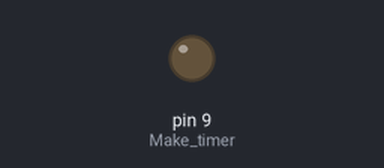
The sketch below on a simulated Arduino Uno, built with avr-gcc and run on an emulated ATmega328P. Parts: output pins drawn as LEDs (lit = HIGH).

Above: at 0.0 s.
Timing chart, 0 to 2.5 s (numbered marks = the images above):
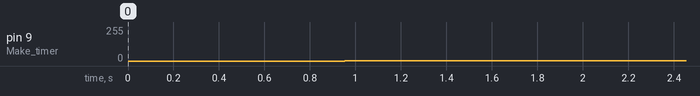

The sketch:

mm_attempt1.ino
```cpp
/******** Load AVR timer interrupt macros ********/
#include <avr/interrupt.h>

/******** Sine wave parameters ********/
#define PI2     6.283185 // 2 * PI - saves calculating it later
#define AMP     255      // Multiplication factor for the sine wave
#define OFFSET  96      // Offset shifts wave to just positive values

/******** Lookup table ********/
#define LENGTH  256  // The length of the waveform lookup table
byte wave[LENGTH];   // Storage for the waveform

void setup() {

  additive();

  /******** Set timer1 for 8-bit fast PWM output ********/
  pinMode(9, OUTPUT);       // Make timer's PWM pin an output
  TCCR1B  = (1 << CS10);    // Set prescaler to full 16MHz
  TCCR1A |= (1 << COM1A1);  // PWM pin to go low when TCNT1=OCR1A
  TCCR1A |= (1 << WGM10);   // Put timer into 8-bit fast PWM mode
  TCCR1B |= (1 << WGM12);

  /******** Set up timer 2 to call ISR ********/
  TCCR2A = 0;               // We need no options in control register A
  TCCR2B = (6 << CS20);     // Set prescaller to divide by 8
  TIMSK2 = (1 << OCIE2A);   // Set timer to call ISR when TCNT2 = OCRA2
  OCR2A = 32;               // sets the frequency of the generated wave
  sei();                    // Enable interrupts to generate waveform!
}

void loop() {  // Nothing to do!
}

/******** Called every time TCNT2 = OCR2A ********/
ISR(TIMER2_COMPA_vect) {  // Called each time TCNT2 == OCR2A
  static byte index=0;    // Points to successive entries in the wavetable
  OCR1AL = wave[index++]; // Update the PWM output
  asm("NOP;NOP");         // Fine tuning
  TCNT2 = 6;              // Timing to compensate for time spent in ISR
}

void additive(void) {
#define PARTIALS 20
float harmonic[PARTIALS] = {1,2,3,4,5,6,7,8,9,10,11,12,13,14,15,16,17,18,19,20};
float amplitude[PARTIALS] = {0.4340,-0.1013,-0.2347,-0.0000,0.1192,-0.0113, -0.0951,   -0.0000,    0.0682,   -0.0041,   -0.0595,   -0.0000, 0.0478,   -0.0021,   -0.0433,   -0.0000,    0.0367,   -0.0013, -0.0341,   -0.0000};
float v;

float an;
int i,j;
for (int i=0; i<LENGTH; i++) {
v = OFFSET;
for (int j=0; j<PARTIALS; j++) {
an = AMP*amplitude[j];
v += an*cos((PI2/LENGTH)*(i*harmonic[j]));
}
v = constrain(v,0,255);
wave[i]=byte(v);
}
}

//void additive(void) {
//  #define PARTIALS 8
//  float harmonic[PARTIALS] =  {1,3,5,7,9,11,13,15};
//  float amplitude[PARTIALS] = {1,3,5,7,9,11,13,15};
//  float v;
//  int i,j;
//
//
//  for (int i=0; i<LENGTH; i++) {
//    v = 0;
//    for (int j=0; j<PARTIALS; j++) {
//      if (amplitude[j] > 0) {
//        v += (AMP/(amplitude[j]+1)*sin((PI2/LENGTH)*(i*harmonic[j])));
//      }
//    }
//    v = constrain(v+OFFSET,0,255);
//    wave[i]=byte(v);
//  }
//}
```

Measured:
- by itself, pin 9 (Make_timer): 0/255 → 3/255 at 0.95 s
